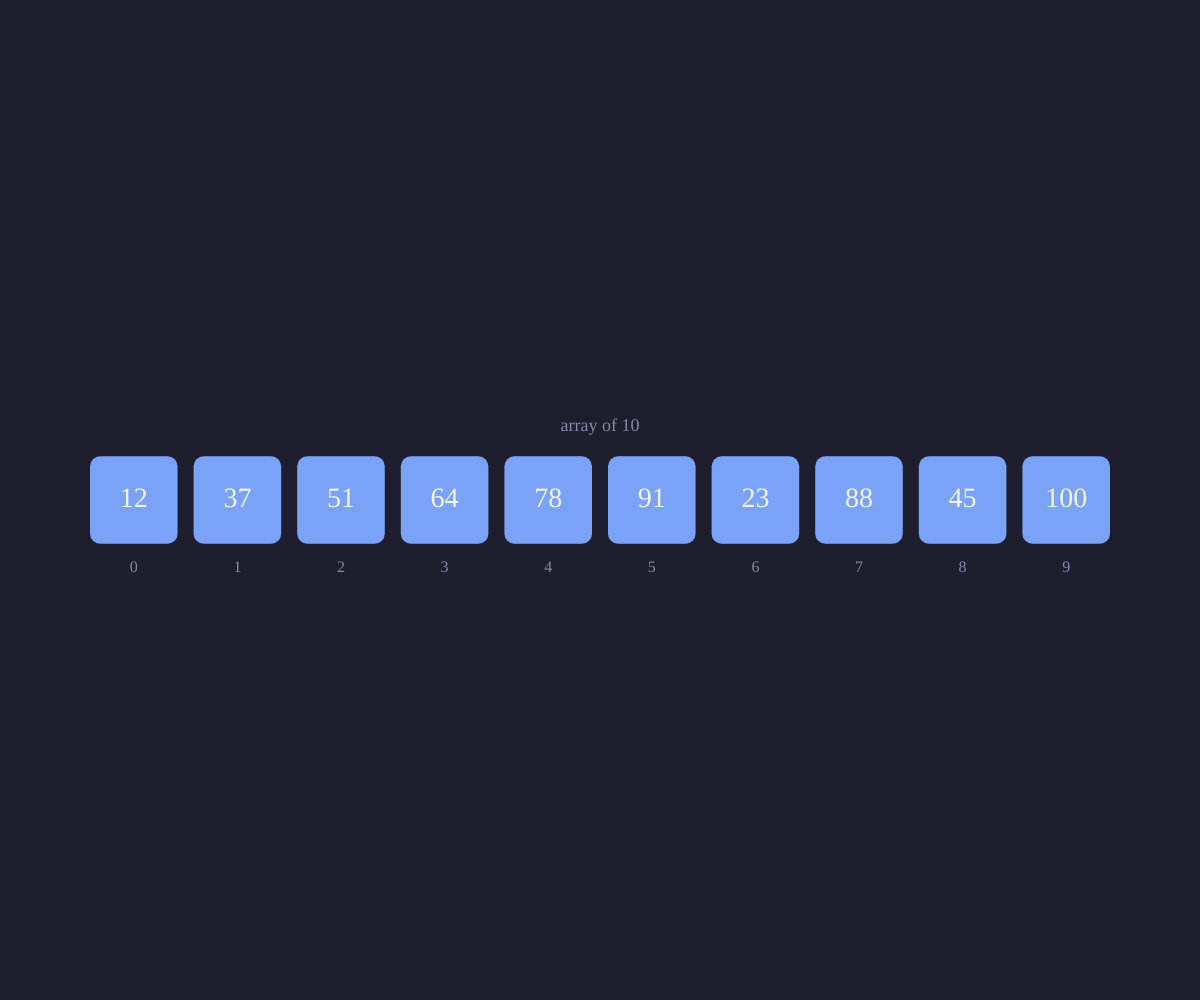
Frame 1 (no input)
Frame 60 (no input): identical to frame 1, image omitted
Frame 120 (the mouse pressed at the canvas centre since frame 60): identical to frame 1, image omitted

The p5.js sketch that drew this single still picture (run headless with seeded random() and noise() and a simulated clock; from frame 60 on, the mouse is pressed at the canvas centre):

// p5.js sketch
// ── sketch.js
// Fullscreen p5.js display for a single value (number/string) or a short array.
// Set currentValue to whatever you want to show, then call updateDisplay(currentValue).

let currentValue;

const COLORS = {
  bg: '#1e1e2e',
  number: '#7aa2f7',
  string: '#9ece6a',
  boolean: '#e0af68',
  other: '#bb9af7',
  box: '#2a2a3d',
  text: '#f5f5f5',
  label: '#8888aa'
};

function setup() {
  createCanvas(windowWidth, windowHeight);
  textAlign(CENTER, CENTER);
  textFont('Menlo, Consolas, monospace');
  updateDisplay(numbers);
}

function windowResized() {
  resizeCanvas(windowWidth, windowHeight);
}

function draw() {
  background(COLORS.bg);

  if (Array.isArray(currentValue)) {
    drawArray(currentValue);
  } else {
    drawSingleValue(currentValue);
  }
}

// Call updateDisplay(currentValue) any time currentValue changes, to show it on screen.
function updateDisplay(value) {
  currentValue = value;
}

function colorForType(value) {
  switch (typeof value) {
    case 'number': return COLORS.number;
    case 'string': return COLORS.string;
    case 'boolean': return COLORS.boolean;
    default: return COLORS.other;
  }
}

function drawSingleValue(value) {
  const boxW = min(width * 0.5, 420);
  const boxH = min(height * 0.3, 240);
  const x = width / 2 - boxW / 2;
  const y = height / 2 - boxH / 2;

  noStroke();
  fill(colorForType(value));
  rect(x, y, boxW, boxH, 16);

  fill(COLORS.text);
  textSize(min(boxW, boxH) * 0.28);
  text(formatValue(value), width / 2, height / 2);

  fill(COLORS.label);
  textSize(18);
  text(`type: ${typeof value}`, width / 2, y - 30);
}

function drawArray(arr) {
  if (arr.length === 0) {
    fill(COLORS.label);
    textSize(24);
    text('[ ]  (empty array)', width / 2, height / 2);
    return;
  }

  const maxBoxW = 160;
  const gap = 16;
  const availableW = width * 0.85;
  const boxW = min(maxBoxW, (availableW - gap * (arr.length - 1)) / arr.length);
  const boxH = boxW;
  const totalW = boxW * arr.length + gap * (arr.length - 1);
  const startX = width / 2 - totalW / 2;
  const y = height / 2 - boxH / 2;

  for (let i = 0; i < arr.length; i++) {
    const x = startX + i * (boxW + gap);
    const value = arr[i];

    noStroke();
    fill(colorForType(value));
    rect(x, y, boxW, boxH, 10);

    fill(COLORS.text);
    textSize(min(boxW, boxH) * 0.32);
    text(formatValue(value), x + boxW / 2, y + boxH / 2);

    fill(COLORS.label);
    textSize(16);
    text(i, x + boxW / 2, y + boxH + 24);
  }

  fill(COLORS.label);
  textSize(18);
  text(`array of ${arr.length}`, width / 2, y - 30);
}

function formatValue(value) {
  if (typeof value === 'string') return `"${value}"`;
  return String(value);
}

// ── array-examples.js
// Sample data and higher-order array functions.
// Try one expression at a time, then pass its result to updateDisplay().

const numbers = [12, 37, 51, 64, 78, 91, 23, 88, 45, 100];
const fruits = ['apple', 'banana', 'cherry', 'dragonfruit', 'kiwi', 'mango'];

// forEach - runs a function for each element
// numbers.forEach(n => console.log(n * 2));

// map - transforms every element into a new array
// updateDisplay(numbers.map(n => n * 2));
// updateDisplay(fruits.map(f => f.toUpperCase()));

// filter - keeps elements that pass a test
// updateDisplay(numbers.filter(n => n > 50));
// updateDisplay(fruits.filter(f => f.length > 5));

// reduce - combines an array into one value
// updateDisplay(numbers.reduce((sum, n) => sum + n, 0));
// updateDisplay(numbers.reduce((max, n) => Math.max(max, n)));

// find / some / every - test elements and return a value or boolean
// updateDisplay(numbers.find(n => n > 90));
// updateDisplay(numbers.some(n => n > 90));
// updateDisplay(numbers.every(n => n > 0));

// sort - copy first because sort() changes the array in place
// const sortedNumbers = [...numbers].sort((a, b) => a - b);
// updateDisplay(sortedNumbers.slice(0, 8));

// Chaining - use the result of one method as the input to another
// updateDisplay(numbers.filter(n => n % 2 === 0).map(n => n * 10));
// updateDisplay(numbers.filter(n => n > 50).map(n => n * 2)
//   .reduce((sum, n) => sum + n, 0));

// Callbacks can return any type, including booleans.
// updateDisplay(numbers.map(n => n > 50));
